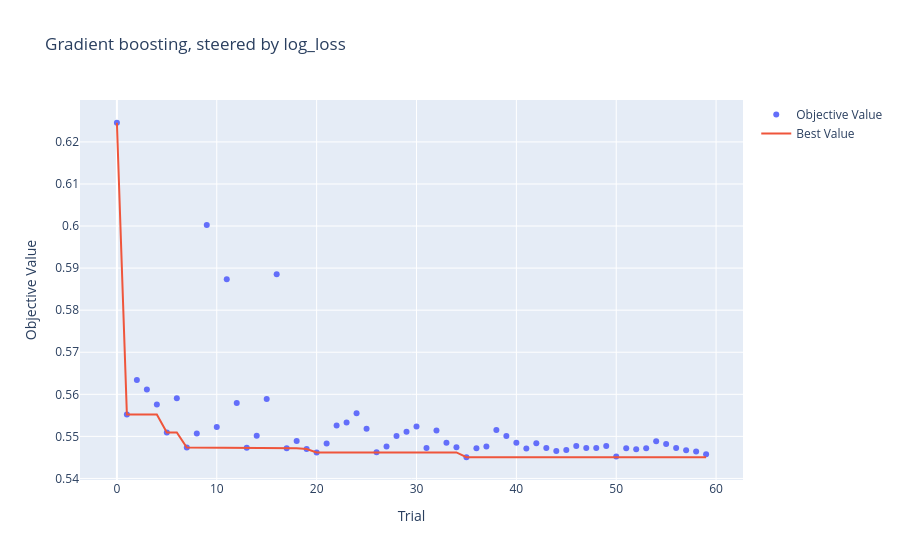
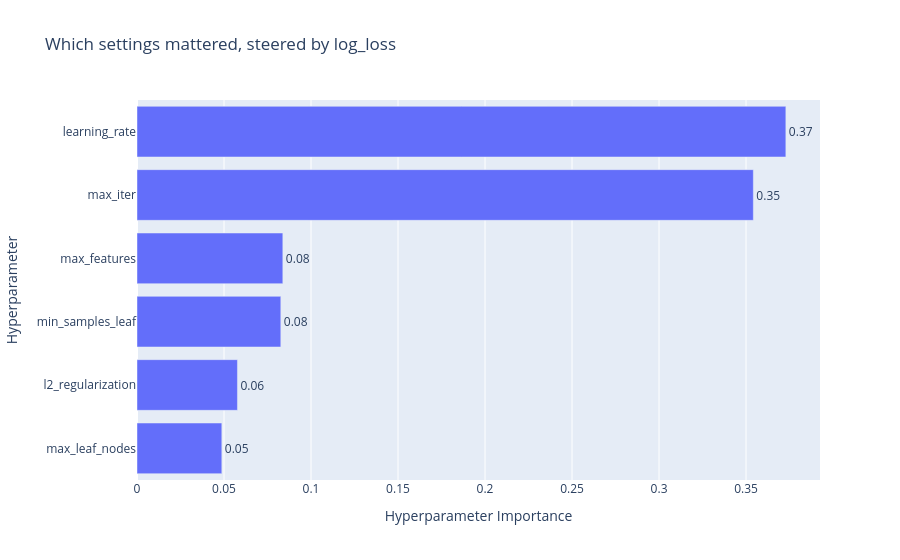
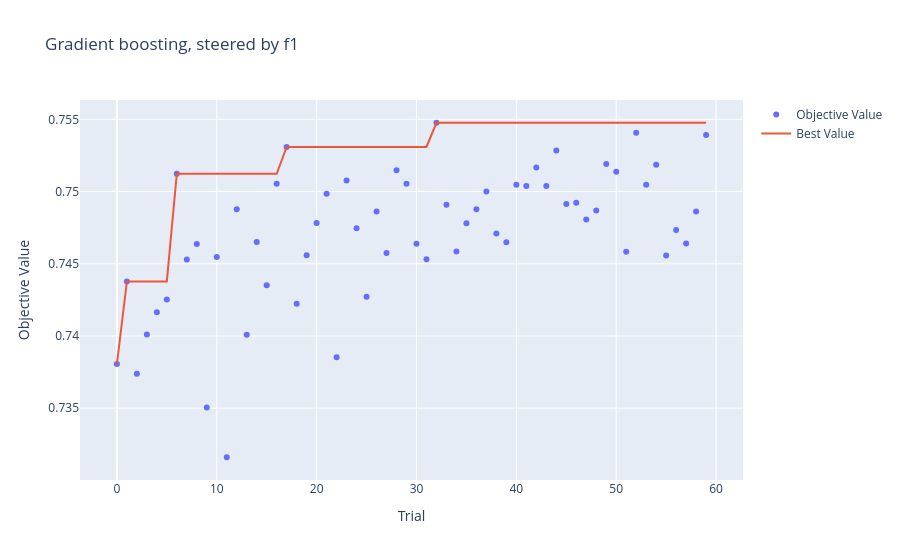
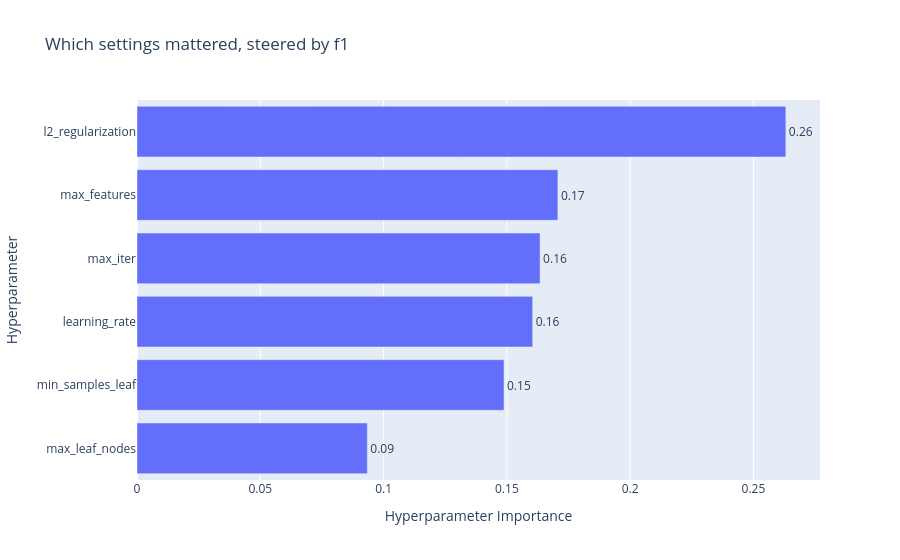

Here is the notebook cell these charts were saved with, in order:
### Markdown cell above
The charts show how each search progressed, which settings mattered, and whether the tuned trees still overfit.

### Code cell
for objective, study in study_tree.items():
    plot_optimization_history(study).update_layout(title=f"Gradient boosting, steered by {objective}").show()
    plot_param_importances(study).update_layout(title=f"Which settings mattered, steered by {objective}").show()

plot_slice(study_tree["log_loss"]).update_layout(title="Log-loss against each setting").show()

### Figure 1 — Plotly figure (JSON) as saved in the notebook; plotly's stock layout.template omitted (floating-point values rounded to 4 significant figures)
{"data": [{"mode": "markers", "name": "Objective Value", "type": "scatter", "x": [0, 1, 2, 3, 4, 5, 6, 7, 8, 9, 10, 11, 12, 13, 14, 15, 16, 17, 18, 19, 20, 21, 22, 23, 24, 25, 26, 27, 28, 29, 30, 31, 32, 33, 34, 35, 36, 37, 38, 39, 40, 41, 42, 43, 44, 45, 46, 47, 48, 49, 50, 51, 52, 53, 54, 55, 56, 57, 58, 59], "y": [0.6246, 0.5552, 0.5634, 0.5612, 0.5576, 0.5509, 0.5591, 0.5473, 0.5507, 0.6003, 0.5522, 0.5873, 0.5579, 0.5473, 0.5502, 0.5589, 0.5885, 0.5472, 0.5489, 0.547, 0.5462, 0.5483, 0.5526, 0.5533, 0.5555, 0.5518, 0.5462, 0.5476, 0.5501, 0.5511, 0.5524, 0.5472, 0.5514, 0.5485, 0.5474, 0.545, 0.5472, 0.5476, 0.5515, 0.5501, 0.5485, 0.5471, 0.5484, 0.5472, 0.5465, 0.5468, 0.5477, 0.5472, 0.5472, 0.5477, 0.5452, 0.5472, 0.5469, 0.5472, 0.5488, 0.5482, 0.5473, 0.5467, 0.5464, 0.5458]}, {"mode": "lines", "name": "Best Value", "type": "scatter", "x": [0, 1, 2, 3, 4, 5, 6, 7, 8, 9, 10, 11, 12, 13, 14, 15, 16, 17, 18, 19, 20, 21, 22, 23, 24, 25, 26, 27, 28, 29, 30, 31, 32, 33, 34, 35, 36, 37, 38, 39, 40, 41, 42, 43, 44, 45, 46, 47, 48, 49, 50, 51, 52, 53, 54, 55, 56, 57, 58, 59], "y": [0.6246, 0.5552, 0.5552, 0.5552, 0.5552, 0.5509, 0.5509, 0.5473, 0.5473, 0.5473, 0.5473, 0.5473, 0.5473, 0.5473, 0.5473, 0.5473, 0.5473, 0.5472, 0.5472, 0.547, 0.5462, 0.5462, 0.5462, 0.5462, 0.5462, 0.5462, 0.5462, 0.5462, 0.5462, 0.5462, 0.5462, 0.5462, 0.5462, 0.5462, 0.5462, 0.545, 0.545, 0.545, 0.545, 0.545, 0.545, 0.545, 0.545, 0.545, 0.545, 0.545, 0.545, 0.545, 0.545, 0.545, 0.545, 0.545, 0.545, 0.545, 0.545, 0.545, 0.545, 0.545, 0.545, 0.545]}, {"marker": {"color": "#cccccc"}, "mode": "markers", "name": "Infeasible Trial", "showlegend": false, "type": "scatter", "x": [], "y": []}], "layout": {"title": {"text": "Gradient boosting, steered by log_loss"}, "xaxis": {"title": {"text": "Trial"}}, "yaxis": {"title": {"text": "Objective Value"}}}}

### Figure 2 — Plotly figure (JSON) as saved in the notebook; plotly's stock layout.template omitted (floating-point values rounded to 4 significant figures)
{"data": [{"cliponaxis": false, "hovertemplate": ["max_leaf_nodes (IntDistribution): 0.048743654739261635<extra></extra>", "l2_regularization (FloatDistribution): 0.0577276759625223<extra></extra>", "min_samples_leaf (IntDistribution): 0.0826442374061997<extra></extra>", "max_features (FloatDistribution): 0.08380670226005468<extra></extra>", "max_iter (IntDistribution): 0.35419469733589215<extra></extra>", "learning_rate (FloatDistribution): 0.3728830322960695<extra></extra>"], "name": "Objective Value", "orientation": "h", "text": ["0.05", "0.06", "0.08", "0.08", "0.35", "0.37"], "textposition": "outside", "type": "bar", "x": [0.04874, 0.05773, 0.08264, 0.08381, 0.3542, 0.3729], "y": ["max_leaf_nodes", "l2_regularization", "min_samples_leaf", "max_features", "max_iter", "learning_rate"]}], "layout": {"title": {"text": "Which settings mattered, steered by log_loss"}, "xaxis": {"title": {"text": "Hyperparameter Importance"}}, "yaxis": {"title": {"text": "Hyperparameter"}}}}

### Figure 3 — Plotly figure (JSON) as saved in the notebook; plotly's stock layout.template omitted (floating-point values rounded to 4 significant figures)
{"data": [{"mode": "markers", "name": "Objective Value", "type": "scatter", "x": [0, 1, 2, 3, 4, 5, 6, 7, 8, 9, 10, 11, 12, 13, 14, 15, 16, 17, 18, 19, 20, 21, 22, 23, 24, 25, 26, 27, 28, 29, 30, 31, 32, 33, 34, 35, 36, 37, 38, 39, 40, 41, 42, 43, 44, 45, 46, 47, 48, 49, 50, 51, 52, 53, 54, 55, 56, 57, 58, 59], "y": [0.7381, 0.7438, 0.7374, 0.7401, 0.7416, 0.7425, 0.7512, 0.7453, 0.7464, 0.7351, 0.7455, 0.7316, 0.7488, 0.7401, 0.7465, 0.7435, 0.7505, 0.7531, 0.7422, 0.7456, 0.7478, 0.7498, 0.7385, 0.7508, 0.7475, 0.7427, 0.7486, 0.7458, 0.7515, 0.7505, 0.7464, 0.7453, 0.7548, 0.7491, 0.7458, 0.7478, 0.7488, 0.75, 0.7471, 0.7465, 0.7505, 0.7504, 0.7517, 0.7504, 0.7528, 0.7491, 0.7492, 0.7481, 0.7487, 0.7519, 0.7514, 0.7458, 0.7541, 0.7505, 0.7519, 0.7456, 0.7473, 0.7464, 0.7486, 0.7539]}, {"mode": "lines", "name": "Best Value", "type": "scatter", "x": [0, 1, 2, 3, 4, 5, 6, 7, 8, 9, 10, 11, 12, 13, 14, 15, 16, 17, 18, 19, 20, 21, 22, 23, 24, 25, 26, 27, 28, 29, 30, 31, 32, 33, 34, 35, 36, 37, 38, 39, 40, 41, 42, 43, 44, 45, 46, 47, 48, 49, 50, 51, 52, 53, 54, 55, 56, 57, 58, 59], "y": [0.7381, 0.7438, 0.7438, 0.7438, 0.7438, 0.7438, 0.7512, 0.7512, 0.7512, 0.7512, 0.7512, 0.7512, 0.7512, 0.7512, 0.7512, 0.7512, 0.7512, 0.7531, 0.7531, 0.7531, 0.7531, 0.7531, 0.7531, 0.7531, 0.7531, 0.7531, 0.7531, 0.7531, 0.7531, 0.7531, 0.7531, 0.7531, 0.7548, 0.7548, 0.7548, 0.7548, 0.7548, 0.7548, 0.7548, 0.7548, 0.7548, 0.7548, 0.7548, 0.7548, 0.7548, 0.7548, 0.7548, 0.7548, 0.7548, 0.7548, 0.7548, 0.7548, 0.7548, 0.7548, 0.7548, 0.7548, 0.7548, 0.7548, 0.7548, 0.7548]}, {"marker": {"color": "#cccccc"}, "mode": "markers", "name": "Infeasible Trial", "showlegend": false, "type": "scatter", "x": [], "y": []}], "layout": {"title": {"text": "Gradient boosting, steered by f1"}, "xaxis": {"title": {"text": "Trial"}}, "yaxis": {"title": {"text": "Objective Value"}}}}

### Figure 4 — Plotly figure (JSON) as saved in the notebook; plotly's stock layout.template omitted (floating-point values rounded to 4 significant figures)
{"data": [{"cliponaxis": false, "hovertemplate": ["max_leaf_nodes (IntDistribution): 0.09340298311080308<extra></extra>", "min_samples_leaf (IntDistribution): 0.1488315331304386<extra></extra>", "learning_rate (FloatDistribution): 0.16046284028220273<extra></extra>", "max_iter (IntDistribution): 0.16347173966658274<extra></extra>", "max_features (FloatDistribution): 0.1706894123128353<extra></extra>", "l2_regularization (FloatDistribution): 0.26314149149713745<extra></extra>"], "name": "Objective Value", "orientation": "h", "text": ["0.09", "0.15", "0.16", "0.16", "0.17", "0.26"], "textposition": "outside", "type": "bar", "x": [0.0934, 0.1488, 0.1605, 0.1635, 0.1707, 0.2631], "y": ["max_leaf_nodes", "min_samples_leaf", "learning_rate", "max_iter", "max_features", "l2_regularization"]}], "layout": {"title": {"text": "Which settings mattered, steered by f1"}, "xaxis": {"title": {"text": "Hyperparameter Importance"}}, "yaxis": {"title": {"text": "Hyperparameter"}}}}
